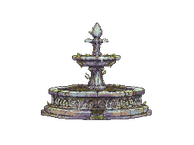
#> input picture art/pixellab/eolis/fountain/third/base.png, 194 x 145 px, shrunk from 256 x 192 before the run, found by its file name
$ python pixellab_objects.py
#> lines starting #> are read from the running program, lines starting #| are printed output that depends on the picture
#!/usr/bin/env python3
"""Packs PixelLab map objects (made by Sean in the PixelLab app) into Sheet
sprites in assets/sprites/: <name>.png, <name>_mask.png and <name>.json, one
row per state, read by scripts/fx/sheet.gd.

Sources are art/pixellab/<dir>/<state>/: base.png (the still) and f00.png,
f01.png ... (its animation, if it has one). Fetch them with
  python3 tools/art/pixellab.py get objects            (list, with ids)
  python3 tools/art/pixellab.py get objects/<id>       (storage_urls, frames)
and curl each URL (the storage host refuses urllib).

The sources are 2x density (two sheet pixels per world pixel), like the hero.
Every state is cropped to the same box so the object never shifts between
states, and the origin is the bottom center of that box.

Usage: python3 tools/art/pixellab_objects.py
"""
import json
from pathlib import Path

from PIL import Image

ROOT = Path(__file__).resolve().parents[2]
OUT = ROOT / "assets" / "sprites"

# name: (source dir, [(anim, state dir, fps)]). A state without frames is a still.
OBJECTS = {
    # The Fountain of Hearthroot, one state per restored spring (scripts/world/fountain.gd).
    "fountain": ("art/pixellab/hearthroot/fountain", [
        ("dry", "dry", 1),
        ("third", "third", 8),
        ("two_thirds", "two_thirds", 8),
        ("full", "full", 10),
    ]),
    # Market Row's four shops, each behind its keeper (scripts/world/set_piece.gd).
    # The smithy's frames are Sean's hand edit in Pixelorama (arms/forge_animation.pxo):
    # the building holds still and only the chimney smoke moves.
    "shop_arms": ("art/pixellab/hearthroot/shops", [("idle", "arms", 6)]),
    "shop_sundries": ("art/pixellab/hearthroot/shops", [("idle", "sundries", 1)]),
    "shop_dyeworks": ("art/pixellab/hearthroot/shops", [("idle", "dyeworks", 1)]),
    "shop_cartographer": ("art/pixellab/hearthroot/shops", [("idle", "cartographer", 1)]),
}
PAD = 2
# Pixel-art sheets keep a limited palette (bible 12.2; test_sheets_use_the_master_palette).
MAX_COLORS = 96


def frames_of(src: Path) -> list[Image.Image]:
    files = sorted(src.glob("f*.png")) or [src / "base.png"]
    return [Image.open(f).convert("RGBA") for f in files]


def limit_palette(sheet: Image.Image) -> Image.Image:
    """One shared palette of at most MAX_COLORS for every state and frame."""
    alpha = sheet.getchannel("A")
    rgb = Image.new("RGB", sheet.size, (0, 0, 0))
    rgb.paste(sheet.convert("RGB"), mask=alpha)
    # One slot goes to the black under the transparent pixels.
    q = rgb.quantize(colors=MAX_COLORS - 1, method=Image.Quantize.MEDIANCUT, dither=Image.Dither.NONE)
    out = q.convert("RGBA")
    out.putalpha(alpha)
    return out


def pack(name: str, src_dir: str, states: list) -> None:
    rows = [(anim, frames_of(ROOT / src_dir / sub), fps) for anim, sub, fps in states]
#> rows = 4 items
    boxes = [f.getbbox() for _, fs, _ in rows for f in fs]
#> boxes = [(38, 20, 154, 123), (38, 20, 154, 123), (38, 20, 154, 123), (38, 20, 154, 123)]
    size = rows[0][1][0].size
#> size = (194, 145)
    left = max(min(b[0] for b in boxes) - PAD, 0)
#> left = 36
    top = max(min(b[1] for b in boxes) - PAD, 0)
#> top = 18
    right = min(max(b[2] for b in boxes) + PAD, size[0])
#> right = 156
    bottom = max(b[3] for b in boxes)
#> bottom = 123
    # Keep the box symmetric about the canvas center so the origin is centered.
    half = max(size[0] // 2 - left, right - size[0] // 2)
#> half = 61
    left, right = size[0] // 2 - half, size[0] // 2 + half
#> right = 158
    cell = (right - left, bottom - top)
#> cell = (122, 105)
    columns = max(len(fs) for _, fs, _ in rows)
#> columns = 1
    sheet = Image.new("RGBA", (cell[0] * columns, cell[1] * len(rows)))
#> sheet: PIL image 122x420 RGBA; every value is 0
    animations = {}
    for r, (anim, fs, fps) in enumerate(rows):
        for c, f in enumerate(fs):
            sheet.alpha_composite(f.crop((left, top, right, bottom)), (c * cell[0], r * cell[1]))
        animations[anim] = {
            "row": r, "frames": [{} for _ in fs], "seq": list(range(len(fs))),
            "fps": fps, "loop": True,
        }
#> this loop made 4 passes
#> (anim, fps) on passes 1 to 4: ('dry', 1), ('third', 8), ('two_thirds', 8), ('full', 10)
#> f is the input picture: PIL image 194x145 RGBA; mean R, G, B, A 20.2, 19.2, 18.7, 39.9
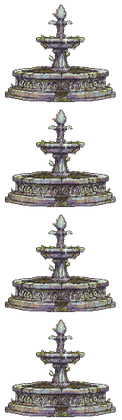
#> sheet: PIL image 122x420 RGBA; mean R, G, B, A 44.5, 42.1, 41, 87.6; transparent parts drawn white
#> after the loop, animations = 4 items
    sheet = limit_palette(sheet)
#> in limit_palette, `alpha = sheet.getchannel("A")`:
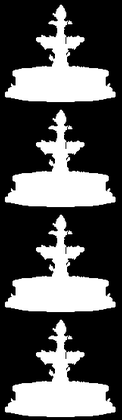
#> alpha: PIL image 122x420 L; min 0, max 255, mean 87.6
#> in limit_palette, `rgb = Image.new("RGB", sheet.size, (0, 0, 0))`: rgb: PIL image 122x420 RGB; every value is 0
#> in limit_palette, `rgb.paste(sheet.convert("RGB"), mask=alpha)`:
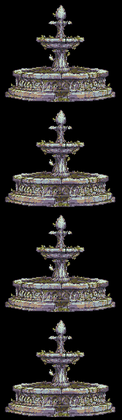
#> rgb: PIL image 122x420 RGB; mean R, G, B 40, 38, 36.6
    mask = Image.new("RGBA", sheet.size)
    mask.putalpha(sheet.getchannel("A").point(lambda a: 255 if a > 0 else 0))
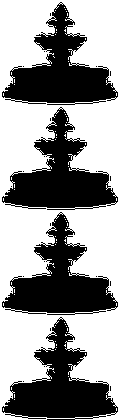
#> mask: PIL image 122x420 RGBA; mean R, G, B, A 0, 0, 0, 103.4; transparent parts drawn white
    mask = Image.composite(Image.new("RGBA", sheet.size, (255, 255, 255, 255)), mask, mask)
    sheet.save(OUT / f"{name}.png")
    mask.save(OUT / f"{name}_mask.png")
    manifest = {
        "cell": list(cell), "origin": [cell[0] // 2, cell[1]], "columns": columns,
        "density": 2, "own_palette": True, "animations": animations,
    }
    (OUT / f"{name}.json").write_text(json.dumps(manifest, indent=1) + "\n")
    print(f"{name}: cell {cell}, {len(rows)} states, {columns} columns")
#| fountain: cell (122, 105), 4 states, 1 columns


def main() -> None:
    for name, (src_dir, states) in OBJECTS.items():
        pack(name, src_dir, states)


if __name__ == "__main__":
    main()
